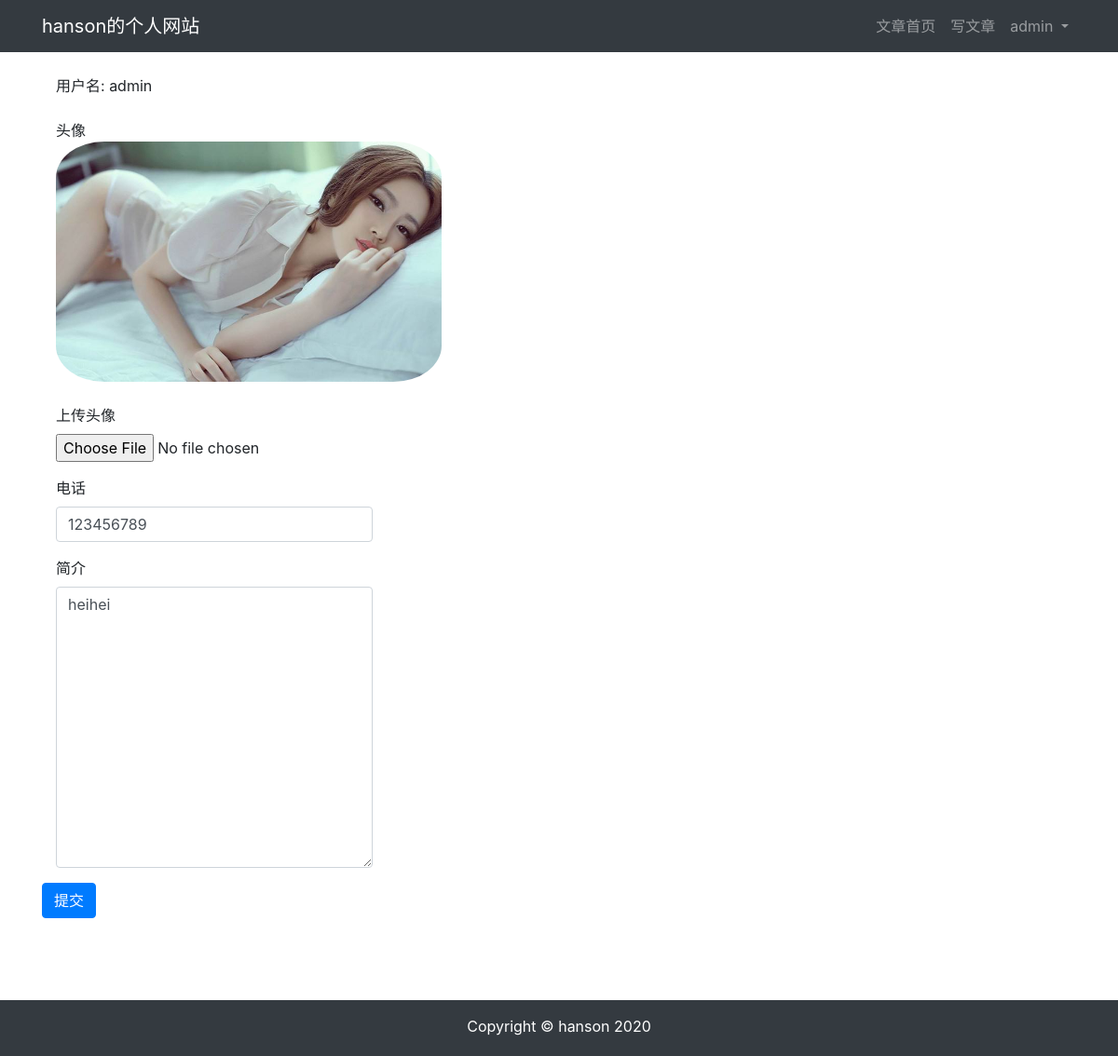
The app's page /userprofile/edit/4/ (signed in) with its own data.
### userprofile/models.py (models this page shows, shortened)
class Profile(models.Model):
    user = models.OneToOneField(User, on_delete=models.CASCADE, related_name='profile')
    phone = models.CharField(max_length=20, blank=True)
    avatar = models.ImageField(upload_to='avatar/%Y%m%d/', blank=True)
    bio = models.TextField(max_length=500, blank=True)

### userprofile/views.py (the view)
# urls.py: path('edit/<int:id>/', views.profile_edit, name='edit'),
@login_required(login_url='/userprofile/login/')
def profile_edit(request, id):
    user = User.objects.get(id=id)
    if Profile.objects.filter(user_id=id).exists():
        profile = Profile.objects.get(user_id=id)
    else:
        profile = Profile.objects.create(user=user)
    if request.method == 'POST':
        if request.user != user:
            return HttpResponse("你没有权限修改此用户信息。")
        profile_form = ProfileForm(request.POST, request.FILES)
        if profile_form.is_valid():
            profile_cd = profile_form.cleaned_data
            profile.phone = profile_cd['phone']
            profile.bio = profile_cd['bio']
            if 'avatar' in request.FILES:
                profile.avatar = profile_cd["avatar"]
            profile.save()
            return redirect("userprofile:edit", id=id)
        else:
            return HttpResponse("注册表单输入有误。请重新输入~")
    elif request.method == 'GET':
        profile_form = ProfileForm()
        context = { 'profile_form': profile_form, 'profile': profile, 'user': user }
        return render(request, 'userprofile/edit.html', context)
    else:
        return HttpResponse("请使用GET或POST请求数据")

### userprofile/forms.py
class ProfileForm(forms.ModelForm):
    class Meta:
        model = Profile
        fields = ('phone', 'avatar', 'bio')

### templates/userprofile/edit.html (shortened to what this page needs)
{% extends "base.html" %} {% load staticfiles %}
{% block content %}
<div class="container">
    <div class="row">
        <div class="col-12">
            <br>
            <div class="col-md-4">用户名: {{ user.username }}</div>
            <br>
                {% if profile.avatar %}
                <div class="col-md-4">头像</div>
                <img src="{{ profile.avatar.url }}" style="max-width: 40%; border-radius: 15%;" class="col-md-4">
                {% else %}
                <h5 class="col-md-4">暂无头像</h5>
                {% endif %}
            <br>
            <br>
            <form method="post" action="." enctype="multipart/form-data">{% csrf_token %}
                <div class="form-group col-md-4">
                    <label for="avatar">上传头像</label>
                    <input type="file" class="form-control-file" name="avatar" id="avatar">
                </div>
                <div class="form-group col-md-4">
                    <label for="phone">电话</label>
                    <input type="text" class="form-control" id="phone" name="phone" value="{{ profile.phone }}">
                </div>
                <div class="form-group col-md-4">
                    <label for="bio">简介</label>
                    <textarea type="text" class="form-control" id="bio" name="bio" rows="12">{{ profile.bio }}</textarea>
                </div>
                <button type="submit" class="btn btn-primary">提交</button>
            </form>
        </div>
    </div>
</div>
{% endblock content %}

### templates/header.html (shortened to what this page needs)
{% load notifications_tags %}
<nav class="navbar navbar-expand-lg navbar-dark bg-dark">
  <div class="container">
    <a class="navbar-brand" href="#">hanson的个人网站</a>
    <div>
      <ul class="navbar-nav">
        <li class="nav-item">
          <a class="nav-link" href="{% url 'article:article_list' %}">文章首页</a>
        </li>
        <li class="nav-item">
          <a class="nav-link" href="{% url 'article:article_create' %}">写文章</a>
        </li>
        {% if user.is_authenticated %}
            <li class="nav-item dropdown">
                <a class="nav-link dropdown-toggle" href="#" id="navbarDropdown" role="button"
                   data-toggle="dropdown" aria-haspopup="true" aria-expanded="false">
                    {{ user.username }}
                </a>
            </li>
        {% else %}
            <li class="nav-item">
                <a class="nav-link" href="{% url 'userprofile:login' %}">登录</a>
            </li>
        {% endif %}
      </ul>
    </div>
  </div>
</nav>

### templates/base.html (style rules this page uses)
html, body { height: 100%; margin: 0; }

### records on screen
Profile: avatar (picture), phone "123456789", bio "heihei"

### other values on screen
{{ user.username }} "admin"
